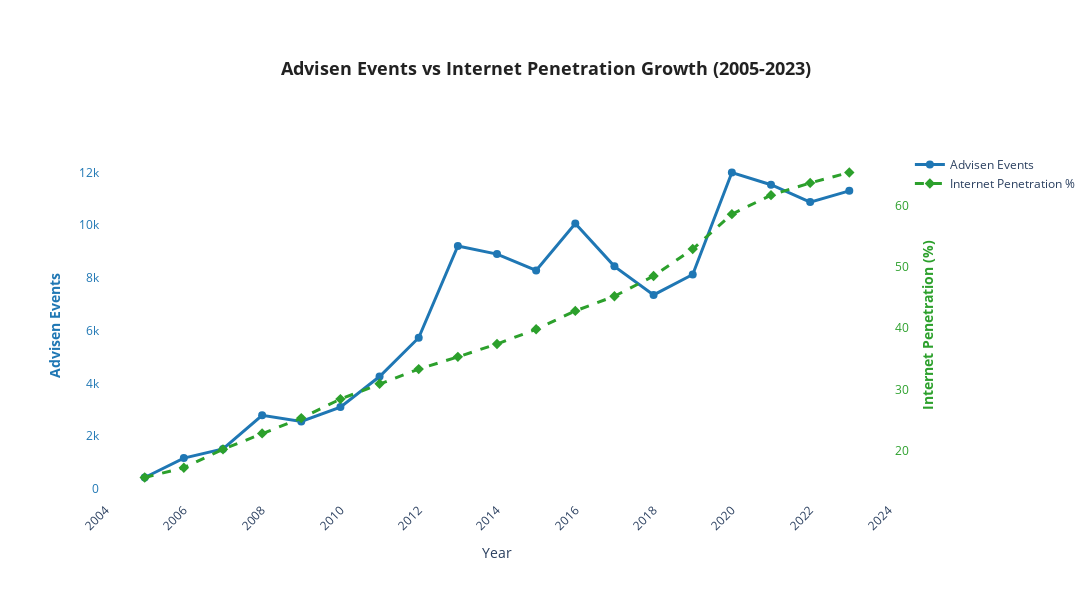

Notebook code for this chart:
### Markdown cell above
## 5a. Visualization - Overlay: Events vs Internet Growth (No usefull)

### Code cell
# Create overlay chart: events vs internet penetration
fig_overlay = go.Figure()
scale_factor = 1000000.0

# Add raw events
fig_overlay.add_trace(go.Scatter(
    x=df_advisens_with_internet['Year'],
    y=df_advisens_with_internet['Events'] * scale_factor,
    mode='lines+markers',
    name='Advisen Events',
    line=dict(color='#1f77b4', width=3),
    marker=dict(size=8),
    yaxis='y1',
    hovertemplate='<b>Year: %{x}</b><br>Events: %{y:,.0f}<extra></extra>'
))

# Add internet penetration on secondary axis
fig_overlay.add_trace(go.Scatter(
    x=df_advisens_with_internet['Year'],
    y=df_advisens_with_internet['Internet_Penetration_Percent'],
    mode='lines+markers',
    name='Internet Penetration %',
    line=dict(color='#2ca02c', width=3, dash='dash'),
    marker=dict(size=8, symbol='diamond'),
    yaxis='y2',
    hovertemplate='<b>Year: %{x}</b><br>Penetration: %{y:.1f}%<extra></extra>'
))

fig_overlay.update_layout(
    title={
        'text': '<b>Advisen Events vs Internet Penetration Growth (2005-2023)</b>',
        'x': 0.5,
        'xanchor': 'center',
        'font': {'size': 18, 'color': '#222222'}
    },
    xaxis=dict(
        title='Year',
        dtick=2,
        tickangle=-45
    ),
    yaxis=dict(
        title='<b>Advisen Events</b>',
        title_font=dict(color='#1f77b4'),
        tickfont=dict(color='#1f77b4')
    ),
    yaxis2=dict(
        title='<b>Internet Penetration (%)</b>',
        title_font=dict(color='#2ca02c'),
        tickfont=dict(color='#2ca02c'),
        overlaying='y',
        side='right'
    ),
    width=1200,
    height=600,
    hovermode='x unified',
    plot_bgcolor='#ffffff',
    paper_bgcolor='#ffffff',
    margin=dict(l=100, r=100, t=150, b=100)
)

fig_overlay.write_html(output_dir / '05a_advisens_with_internet_overlay.html')
fig_overlay.write_image(output_dir / '05a_advisens_with_internet_overlay.png', width=1200, height=600)

print("✓ Chart saved: ./outputs/05a_advisens_with_internet_overlay.html")
print("✓ Chart saved: ./outputs/05a_advisens_with_internet_overlay.png")

fig_overlay.show()

### Figure 1 — Plotly figure (JSON) as saved in the notebook; plotly's stock layout.template omitted (floating-point values rounded to 4 significant figures)
{"data": [{"hovertemplate": "<b>Year: %{x}</b><br>Events: %{y:,.0f}<extra></extra>", "line": {"color": "#1f77b4", "width": 3}, "marker": {"size": 8}, "mode": "lines+markers", "name": "Advisen Events", "type": "scatter", "x": [2005, 2006, 2007, 2008, 2009, 2010, 2011, 2012, 2013, 2014, 2015, 2016, 2017, 2018, 2019, 2020, 2021, 2022, 2023], "y": [425.8, 1161.0, 1510.0, 2787.0, 2555.0, 3097.0, 4258.0, 5729.0, 9213.0, 8903.0, 8284.0, 10060.0, 8439.0, 7355.0, 8129.0, 12000.0, 11540.0, 10880.0, 11300.0], "yaxis": "y"}, {"hovertemplate": "<b>Year: %{x}</b><br>Penetration: %{y:.1f}%<extra></extra>", "line": {"color": "#2ca02c", "dash": "dash", "width": 3}, "marker": {"size": 8, "symbol": "diamond"}, "mode": "lines+markers", "name": "Internet Penetration %", "type": "scatter", "x": [2005, 2006, 2007, 2008, 2009, 2010, 2011, 2012, 2013, 2014, 2015, 2016, 2017, 2018, 2019, 2020, 2021, 2022, 2023], "y": [15.6, 17.2, 20.2, 22.8, 25.3, 28.4, 30.9, 33.3, 35.3, 37.4, 39.8, 42.8, 45.2, 48.5, 52.9, 58.6, 61.7, 63.7, 65.4], "yaxis": "y2"}], "layout": {"height": 600, "hovermode": "x unified", "margin": {"b": 100, "l": 100, "r": 100, "t": 150}, "paper_bgcolor": "#ffffff", "plot_bgcolor": "#ffffff", "title": {"font": {"color": "#222222", "size": 18}, "text": "<b>Advisen Events vs Internet Penetration Growth (2005-2023)</b>", "x": 0.5, "xanchor": "center"}, "width": 1200, "xaxis": {"dtick": 2, "tickangle": -45, "title": {"text": "Year"}}, "yaxis": {"tickfont": {"color": "#1f77b4"}, "title": {"font": {"color": "#1f77b4"}, "text": "<b>Advisen Events</b>"}}, "yaxis2": {"overlaying": "y", "side": "right", "tickfont": {"color": "#2ca02c"}, "title": {"font": {"color": "#2ca02c"}, "text": "<b>Internet Penetration (%)</b>"}}}}
